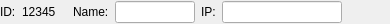
<?xml version="1.0" encoding="UTF-8"?>
<ui version="4.0">
 <class>VMTDInterfaceForm</class>
 <widget class="QWidget" name="VMTDInterfaceForm">
  <property name="geometry">
   <rect>
    <x>0</x>
    <y>0</y>
    <width>390</width>
    <height>24</height>
   </rect>
  </property>
  <property name="windowTitle">
   <string>Form</string>
  </property>
  <layout class="QHBoxLayout" name="horizontalLayout">
   <property name="leftMargin">
    <number>0</number>
   </property>
   <property name="topMargin">
    <number>0</number>
   </property>
   <property name="rightMargin">
    <number>0</number>
   </property>
   <property name="bottomMargin">
    <number>0</number>
   </property>
   <item>
    <widget class="QLabel" name="_3">
     <property name="text">
      <string>ID:</string>
     </property>
    </widget>
   </item>
   <item>
    <widget class="QLabel" name="lbId">
     <property name="minimumSize">
      <size>
       <width>45</width>
       <height>0</height>
      </size>
     </property>
     <property name="maximumSize">
      <size>
       <width>45</width>
       <height>16777215</height>
      </size>
     </property>
     <property name="text">
      <string>12345</string>
     </property>
    </widget>
   </item>
   <item>
    <widget class="QLabel" name="_1">
     <property name="text">
      <string>Name:</string>
     </property>
    </widget>
   </item>
   <item>
    <widget class="QLineEdit" name="leName">
     <property name="minimumSize">
      <size>
       <width>80</width>
       <height>0</height>
      </size>
     </property>
     <property name="maximumSize">
      <size>
       <width>80</width>
       <height>16777215</height>
      </size>
     </property>
    </widget>
   </item>
   <item>
    <widget class="QLabel" name="_2">
     <property name="text">
      <string>IP:</string>
     </property>
    </widget>
   </item>
   <item>
    <widget class="QLineEdit" name="leIp">
     <property name="minimumSize">
      <size>
       <width>120</width>
       <height>0</height>
      </size>
     </property>
     <property name="maximumSize">
      <size>
       <width>120</width>
       <height>16777215</height>
      </size>
     </property>
    </widget>
   </item>
   <item>
    <spacer name="_4">
     <property name="orientation">
      <enum>Qt::Horizontal</enum>
     </property>
     <property name="sizeHint" stdset="0">
      <size>
       <width>40</width>
       <height>20</height>
      </size>
     </property>
    </spacer>
   </item>
  </layout>
 </widget>
 <resources/>
 <connections/>
</ui>
